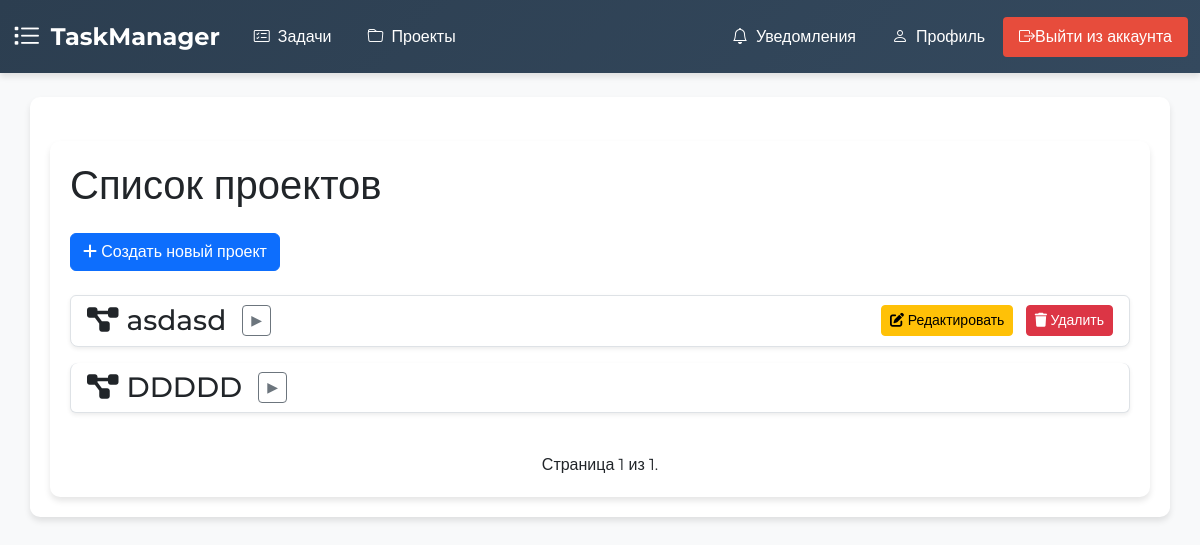
/task-manager/project-list/ (signed in), run on an earlier commit of the app's database.
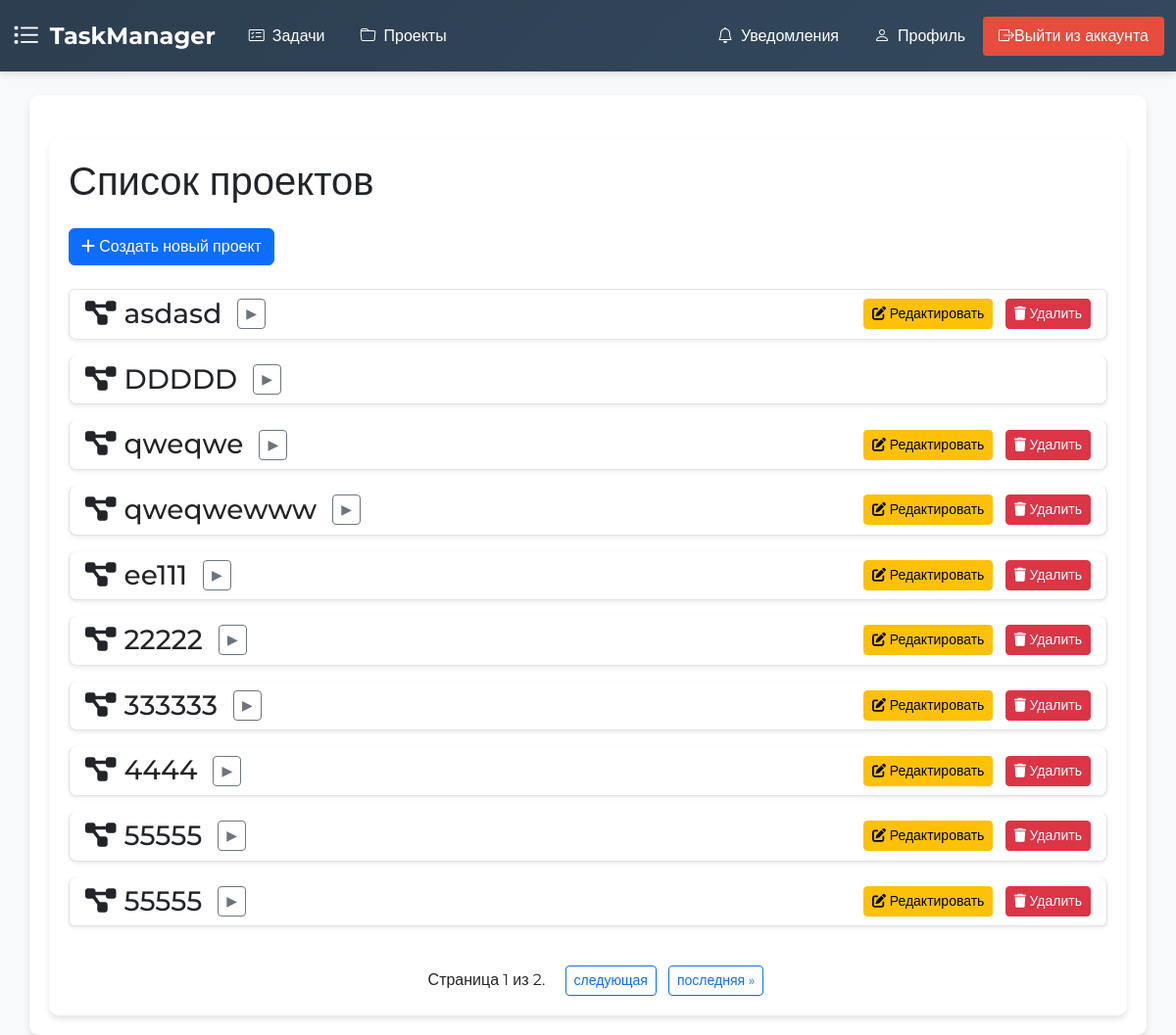
And on a later commit of the database.
### taskmanager/models.py (models this page shows, shortened)
class Project(models.Model):
    name = models.CharField(max_length=100)
    created_by = models.ForeignKey(User, on_delete=models.CASCADE, related_name='created_projects')
    users = models.ManyToManyField(User, related_name='projects')
    editors = models.ManyToManyField(User, related_name='editable_projects', blank=True)

### taskmanager/views.py (the view)
# urls.py: path('project-list/', project_list, name='project_list'),
@login_required
def project_list(request):
    projects = Project.objects.filter(users=request.user)
    paginator = Paginator(projects, 10)
    page_number = request.GET.get('page')
    page_obj = paginator.get_page(page_number)
    return render(request, 'taskmanager/project_list.html', {
        'page_obj': page_obj,
    })

### taskmanager/context_processors.py (called while the page is built)
def unread_notifications_count(request):
    if request.user.is_authenticated:
        unread_notifications_count = Notification.objects.filter(users=request.user).exclude(read_by=request.user).count()
        return {'unread_notifications_count': unread_notifications_count}
    return {}

### taskmanager/models.py (called while the page is built)
    def get_status_color(self):
        if self.status == 'todo':
            return 'secondary'
        elif self.status == 'in_progress':
            return 'warning'
        elif self.status == 'done':
            return 'success'
        return 'primary'

### taskmanager/templates/taskmanager/project_list.html (shortened to what this page needs)
{% extends "taskmanager/base.html" %}
{% block body %}
<div class="container mt-4">
    <h1 class="mb-4">Список проектов</h1>
    <a href="{% url 'taskmanager:create_project' %}" class="btn btn-primary mb-4">
        <i class="fas fa-plus"></i> Создать новый проект
    </a>
    <div class="list-group">
        {% for project in page_obj %}
            <div class="list-group-item mb-3 shadow-sm">
                <div class="d-flex justify-content-between align-items-center">
                    <div class="d-flex align-items-center">
                        <h3 class="mb-0">
                            <a href="{% url 'taskmanager:project_detail' project.id %}" class="text-decoration-none text-dark">
                                <i class="fas fa-project-diagram me-2"></i>{{ project.name }}
                            </a>
                        </h3>
                        <button class="btn btn-sm btn-outline-secondary ms-3 toggle-tasks" data-project-id="{{ project.id }}">
                            <span class="arrow">▶</span>
                        </button>
                    </div>
                    {% if request.user == project.created_by %}
                        <div>
                            <a href="{% url 'taskmanager:edit_project' project.id %}" class="btn btn-sm btn-warning">
                                <i class="fas fa-edit"></i> Редактировать
                            </a>
                            <a href="{% url 'taskmanager:delete_project' project.id %}" class="btn btn-sm btn-danger ms-2">
                                <i class="fas fa-trash"></i> Удалить
                            </a>
                        </div>
                    {% endif %}
                </div>
            </div>
        {% empty %}
            <div class="list-group-item text-muted">
                <p>Нет доступных проектов.</p>
            </div>
        {% endfor %}
    </div>
    <div class="pagination mt-4 d-flex justify-content-center">
        <span class="step-links">
            <span class="current mx-3">
                Страница {{ page_obj.number }} из {{ page_obj.paginator.num_pages }}.
            </span>
            {% if page_obj.has_next %}
                <a href="?page={{ page_obj.next_page_number }}" class="btn btn-sm btn-outline-primary">следующая</a>
                <a href="?page={{ page_obj.paginator.num_pages }}" class="btn btn-sm btn-outline-primary ms-2">последняя &raquo;</a>
            {% endif %}
        </span>
    </div>
</div>
<link href="https://cdnjs.cloudflare.com/ajax/libs/font-awesome/6.0.0-beta3/css/all.min.css" rel="stylesheet">
{% endblock %}

What changed in the data, as far as the page shows it:
added Project: name "qweqwe", shows "Редактировать"
added Project: name "qweqwewww", shows "Редактировать"
added Project: name "ee111", shows "Редактировать"
added Project: name "22222", shows "Редактировать"
added Project: name "333333", shows "Редактировать"
added Project: name "4444", shows "Редактировать"
added Project: name "55555", shows "Редактировать"
added Project: name "55555", shows "Редактировать"
Also different on the page:
{{ page_obj.paginator.num_pages }}: "1" → "2"
text now shown: "следующая последняя »"
